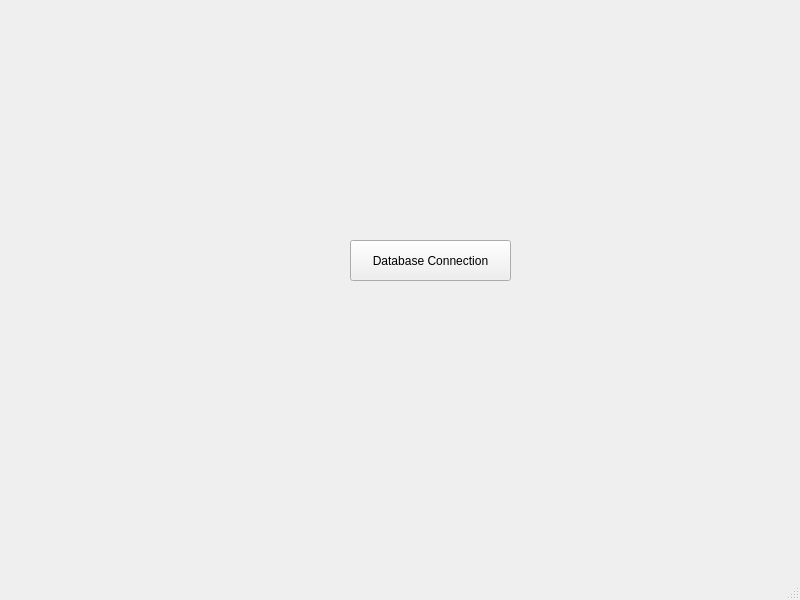
<?xml version="1.0" encoding="UTF-8"?>
<ui version="4.0">
 <class>MainWindow</class>
 <widget class="QMainWindow" name="MainWindow">
  <property name="geometry">
   <rect>
    <x>0</x>
    <y>0</y>
    <width>800</width>
    <height>600</height>
   </rect>
  </property>
  <property name="windowTitle">
   <string>MainWindow</string>
  </property>
  <widget class="QWidget" name="centralwidget">
   <widget class="QPushButton" name="pushButton">
    <property name="geometry">
     <rect>
      <x>350</x>
      <y>240</y>
      <width>161</width>
      <height>41</height>
     </rect>
    </property>
    <property name="text">
     <string>Database Connection</string>
    </property>
   </widget>
  </widget>
  <widget class="QMenuBar" name="menubar">
   <property name="geometry">
    <rect>
     <x>0</x>
     <y>0</y>
     <width>800</width>
     <height>20</height>
    </rect>
   </property>
  </widget>
  <widget class="QStatusBar" name="statusbar"/>
 </widget>
 <resources/>
 <connections/>
</ui>
